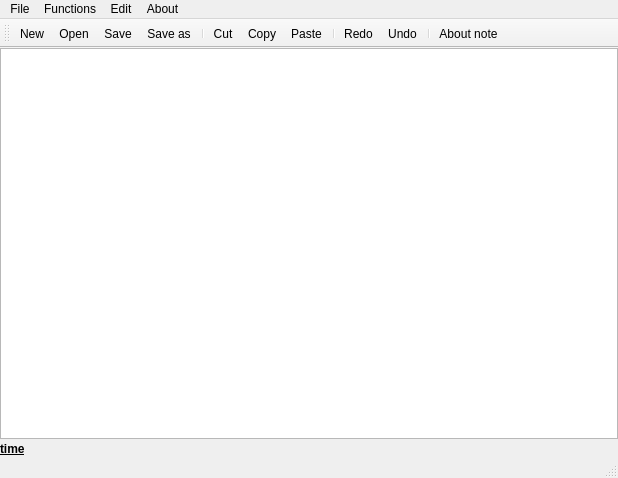
<?xml version="1.0" encoding="UTF-8"?>
<ui version="4.0">
 <class>MainWindow</class>
 <widget class="QMainWindow" name="MainWindow">
  <property name="geometry">
   <rect>
    <x>0</x>
    <y>0</y>
    <width>618</width>
    <height>478</height>
   </rect>
  </property>
  <property name="windowTitle">
   <string>MainWindow</string>
  </property>
  <property name="windowIcon">
   <iconset resource="Icons.qrc">
    <normaloff>:/rec/Icons/Main.png</normaloff>:/rec/Icons/Main.png</iconset>
  </property>
  <property name="layoutDirection">
   <enum>Qt::LeftToRight</enum>
  </property>
  <widget class="QWidget" name="centralwidget">
   <layout class="QHBoxLayout" name="horizontalLayout">
    <property name="spacing">
     <number>3</number>
    </property>
    <property name="leftMargin">
     <number>0</number>
    </property>
    <property name="topMargin">
     <number>0</number>
    </property>
    <property name="rightMargin">
     <number>0</number>
    </property>
    <property name="bottomMargin">
     <number>0</number>
    </property>
    <item>
     <layout class="QVBoxLayout" name="verticalLayout">
      <item>
       <widget class="QTextEdit" name="textEdit">
        <property name="layoutDirection">
         <enum>Qt::RightToLeft</enum>
        </property>
        <property name="autoFillBackground">
         <bool>false</bool>
        </property>
       </widget>
      </item>
      <item>
       <widget class="QLabel" name="time">
        <property name="font">
         <font>
          <family>Arial</family>
          <bold>true</bold>
          <underline>true</underline>
         </font>
        </property>
        <property name="layoutDirection">
         <enum>Qt::RightToLeft</enum>
        </property>
        <property name="text">
         <string>time</string>
        </property>
       </widget>
      </item>
     </layout>
    </item>
   </layout>
  </widget>
  <widget class="QMenuBar" name="menubar">
   <property name="geometry">
    <rect>
     <x>0</x>
     <y>0</y>
     <width>618</width>
     <height>26</height>
    </rect>
   </property>
   <widget class="QMenu" name="menuFile">
    <property name="title">
     <string>File</string>
    </property>
    <addaction name="actionNew"/>
    <addaction name="actionOpen"/>
    <addaction name="separator"/>
    <addaction name="actionSave"/>
    <addaction name="actionSave_as"/>
   </widget>
   <widget class="QMenu" name="menuFunctions">
    <property name="title">
     <string>Functions</string>
    </property>
    <addaction name="actionCut"/>
    <addaction name="actionCopy"/>
    <addaction name="actionPaste"/>
    <addaction name="separator"/>
    <addaction name="actionRedo"/>
    <addaction name="actionUndo"/>
   </widget>
   <widget class="QMenu" name="menuAbout">
    <property name="title">
     <string>About</string>
    </property>
    <addaction name="actionAbout_note"/>
   </widget>
   <widget class="QMenu" name="menuEdit">
    <property name="title">
     <string>Edit</string>
    </property>
    <addaction name="actionFont"/>
    <addaction name="actionColor"/>
    <addaction name="actionBackground_Color"/>
    <addaction name="actionWindow_Color"/>
   </widget>
   <addaction name="menuFile"/>
   <addaction name="menuFunctions"/>
   <addaction name="menuEdit"/>
   <addaction name="menuAbout"/>
  </widget>
  <widget class="QStatusBar" name="statusbar"/>
  <widget class="QToolBar" name="toolBar">
   <property name="windowTitle">
    <string>toolBar</string>
   </property>
   <attribute name="toolBarArea">
    <enum>TopToolBarArea</enum>
   </attribute>
   <attribute name="toolBarBreak">
    <bool>false</bool>
   </attribute>
   <addaction name="actionNew"/>
   <addaction name="actionOpen"/>
   <addaction name="actionSave"/>
   <addaction name="actionSave_as"/>
   <addaction name="separator"/>
   <addaction name="actionCut"/>
   <addaction name="actionCopy"/>
   <addaction name="actionPaste"/>
   <addaction name="separator"/>
   <addaction name="actionRedo"/>
   <addaction name="actionUndo"/>
   <addaction name="separator"/>
   <addaction name="actionAbout_note"/>
  </widget>
  <action name="actionNew">
   <property name="icon">
    <iconset resource="Icons.qrc">
     <normaloff>:/rec/Icons/New.png</normaloff>:/rec/Icons/New.png</iconset>
   </property>
   <property name="text">
    <string>New</string>
   </property>
  </action>
  <action name="actionOpen">
   <property name="icon">
    <iconset resource="Icons.qrc">
     <normaloff>:/rec/Icons/Open.png</normaloff>:/rec/Icons/Open.png</iconset>
   </property>
   <property name="text">
    <string>Open</string>
   </property>
  </action>
  <action name="actionSave">
   <property name="icon">
    <iconset resource="Icons.qrc">
     <normaloff>:/rec/Icons/Save.png</normaloff>:/rec/Icons/Save.png</iconset>
   </property>
   <property name="text">
    <string>Save</string>
   </property>
  </action>
  <action name="actionSave_as">
   <property name="icon">
    <iconset resource="Icons.qrc">
     <normaloff>:/rec/Icons/Save-As.ico</normaloff>:/rec/Icons/Save-As.ico</iconset>
   </property>
   <property name="text">
    <string>Save as</string>
   </property>
  </action>
  <action name="actionCut">
   <property name="icon">
    <iconset resource="Icons.qrc">
     <normaloff>:/rec/Icons/Cut.png</normaloff>:/rec/Icons/Cut.png</iconset>
   </property>
   <property name="text">
    <string>Cut</string>
   </property>
  </action>
  <action name="actionCopy">
   <property name="icon">
    <iconset resource="Icons.qrc">
     <normaloff>:/rec/Icons/Copy.png</normaloff>:/rec/Icons/Copy.png</iconset>
   </property>
   <property name="text">
    <string>Copy</string>
   </property>
  </action>
  <action name="actionPaste">
   <property name="icon">
    <iconset resource="Icons.qrc">
     <normaloff>:/rec/Icons/Paste.png</normaloff>:/rec/Icons/Paste.png</iconset>
   </property>
   <property name="text">
    <string>Paste</string>
   </property>
  </action>
  <action name="actionRedo">
   <property name="icon">
    <iconset resource="Icons.qrc">
     <normaloff>:/rec/Icons/Redo.png</normaloff>:/rec/Icons/Redo.png</iconset>
   </property>
   <property name="text">
    <string>Redo</string>
   </property>
  </action>
  <action name="actionUndo">
   <property name="icon">
    <iconset resource="Icons.qrc">
     <normaloff>:/rec/Icons/Undo.png</normaloff>:/rec/Icons/Undo.png</iconset>
   </property>
   <property name="text">
    <string>Undo</string>
   </property>
  </action>
  <action name="actionAbout_note">
   <property name="icon">
    <iconset resource="Icons.qrc">
     <normaloff>:/rec/Icons/About.png</normaloff>:/rec/Icons/About.png</iconset>
   </property>
   <property name="text">
    <string>About note</string>
   </property>
  </action>
  <action name="actionFont">
   <property name="text">
    <string>Font</string>
   </property>
  </action>
  <action name="actionColor">
   <property name="text">
    <string>Color</string>
   </property>
  </action>
  <action name="actionBackground_Color">
   <property name="text">
    <string>Background Color</string>
   </property>
  </action>
  <action name="actionWindow_Color">
   <property name="text">
    <string>Window Color</string>
   </property>
  </action>
 </widget>
 <resources>
  <include location="Icons.qrc"/>
 </resources>
 <connections/>
</ui>
